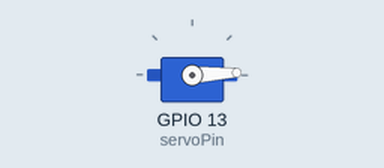
Recording of a sketch running on a simulated ESP32. On the bench: servo.

Above: at 0.05 s.
At 1.3 s:
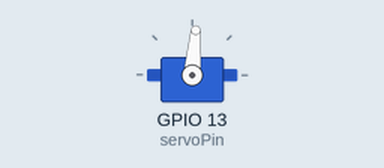
At 2.6 s:
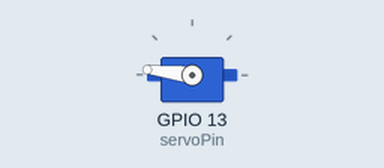
At 5.2 s:
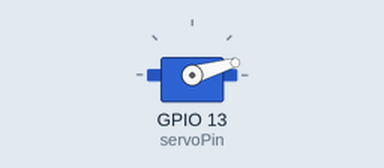
Timing chart, 0 to 7.1 s (numbered marks = the images above):
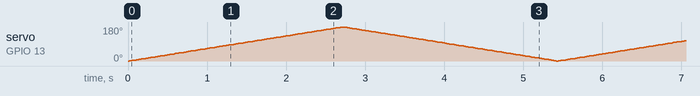

The sketch:

Servo_sweep.ino
```cpp
#include <ESP32Servo.h>

Servo myservo;  // create servo object to control a servo
// 16 servo objects can be created on the ESP32

int pos = 0;    // variable to store the servo position
// Recommended PWM GPIO pins on the ESP32 include 2,4,12-19,21-23,25-27,32-33
int servoPin = 13;

void setup() {
  myservo.setPeriodHertz(50);    // standard 50 hz servo
  myservo.attach(servoPin, 500, 2400); // attaches the servo on pin 18 to the servo object
  // using default min/max of 500us and 2400us
  // different servos may require different min/max settings
  // for an accurate 0 to 180 sweep
}

void loop() {

  for (pos = 0; pos <= 180; pos += 1) { // goes from 0 degrees to 180 degrees
    // in steps of 1 degree
    myservo.write(pos);    // tell servo to go to position in variable 'pos'
    delay(15);             // waits 15ms for the servo to reach the position
  }
  for (pos = 180; pos >= 0; pos -= 1) { // goes from 180 degrees to 0 degrees
    myservo.write(pos);    // tell servo to go to position in variable 'pos'
    delay(15);             // waits 15ms for the servo to reach the position
  }
}
```
